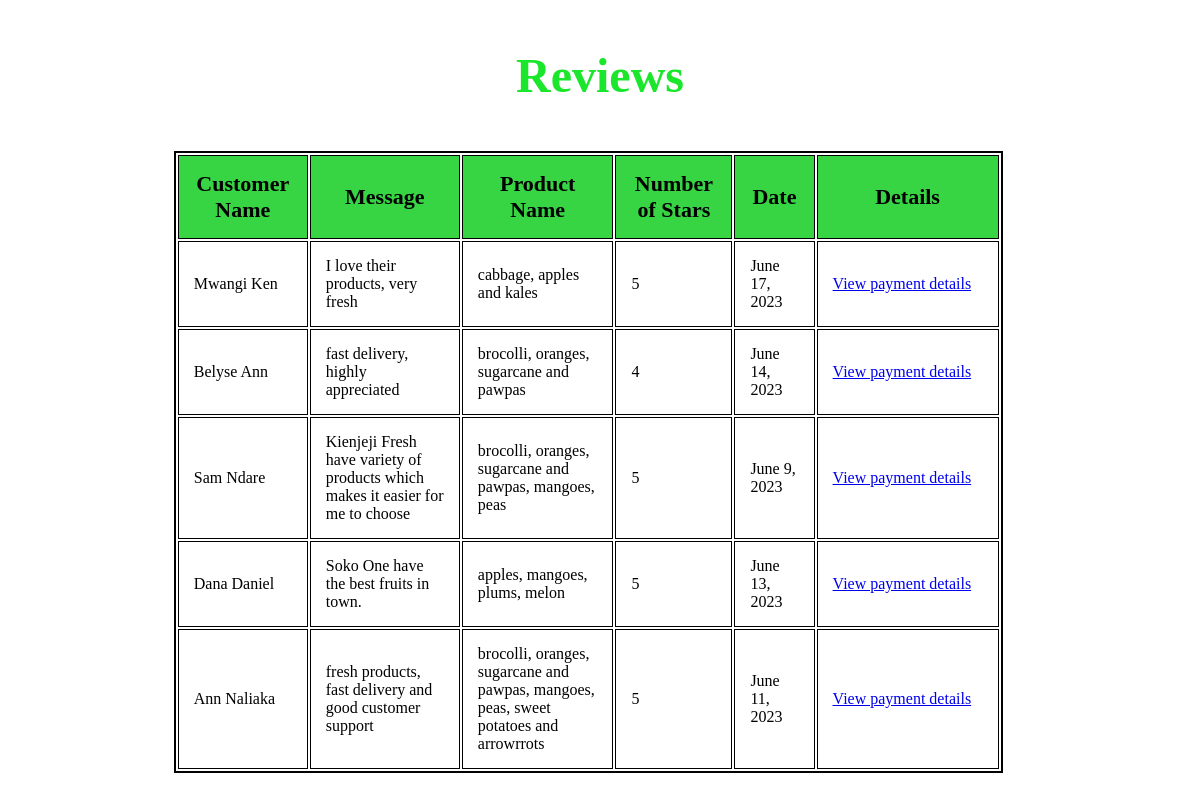
The page /review/review/list on the database its author committed.
### review/models.py (models this page shows, shortened)
class Review(models.Model):
    customer_name = models.CharField(max_length=16)
    message = models.CharField(max_length=300)
    product_name = models.CharField(max_length=120)
    number_of_stars = models.PositiveIntegerField()
    date = models.DateField()

### review/views.py (the view)
# urls.py: path("review/list", review_list, name="review_list_view"),
def review_list(request):
    reviews = Review.objects.all()
    return render(request, "review/review_list.html", {"reviews": reviews})

### template/review/review_list.html (shortened to what this page needs)
<!DOCTYPE html>
<html lang="en">
<head>
    {%load static%}
    <link rel="stylesheet" href="{% static 'css/products_list.css' %}">
</head>
<body>
  <h3>Reviews</h3>
    <table class="table">
        <th>Customer Name</th>
        <th>Message</th>
        <th>Product Name</th>
        <th class="detail">Number of Stars</th>
        <th>Date</th>
        <th>Details</th>
        {% for review in reviews %}
        <tr>
            <td>{{review.customer_name}}</td>
            <td>{{review.message}}</td>
            <td>{{review.product_name}}</td>
            <td>{{review.number_of_stars}}</td>
            <td>{{review.date}}</td>
            <td class="details"><a href="{% url 'review_details_view' id=review.id %}"> View payment details</a></td>
        </tr>
        {% endfor %}
    </table>
</body>
</html>

### inventory/static/css/products_list.css (style rules this page uses)
h3 { color: rgb(26, 230, 43); font-size: 3em; text-align: center; }
th , td { border: 1px ; border: solid 1px; }
table { width: 70%; }
td { height: 50px; }
th,td { padding: 15px; text-align: left; }
th { background-color: rgb(55, 212, 68); text-align: center; font-size: 22px; }
.details { width: 150px; }
.table { border: solid 2px; margin-left: 14%; }

### rows shown on the page
Review: customer_name "Mwangi Ken", message "I love their products, very fresh", product_name "cabbage, apples and kales", number_of_stars "5", date "June 17, 2023"
Review: customer_name "Belyse Ann", message "fast delivery, highly appreciated", product_name "brocolli, oranges, sugarcane and pawpas", number_of_stars "4", date "June 14, 2023"
Review: customer_name "Sam Ndare", message "Kienjeji Fresh have variety of products which makes it easier for me to choose", product_name "brocolli, oranges, sugarcane and pawpas, mangoes, peas", number_of_stars "5", date "June 9, 2023"
Review: customer_name "Dana Daniel", message "Soko One have the best fruits in town.", product_name "apples, mangoes, plums, melon", number_of_stars "5", date "June 13, 2023"
Review: customer_name "Ann Naliaka", message "fresh products, fast delivery and good customer support", product_name "brocolli, oranges, sugarcane and pawpas, mangoes, peas, sweet potatoes and arrowrrots", number_of_stars "5", date "June 11, 2023"
